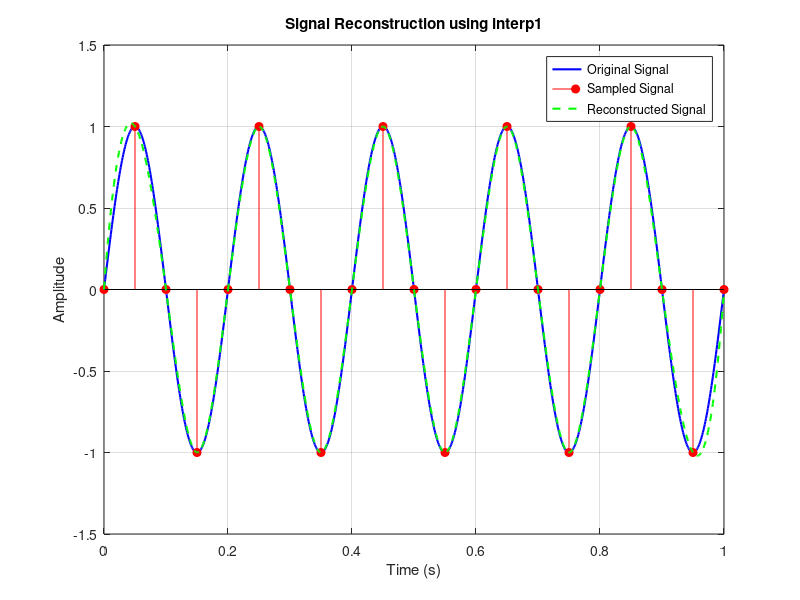

Write the MATLAB code that produced this figure.
clc;
clear;
close all;

% Original continuous signal
f = 5;
t = 0:0.001:1;
x = sin(2*pi*f*t);

% Sampling
Fs = 20;
ts = 0:1/Fs:1;
xs = sin(2*pi*f*ts);

% Reconstruction using interpolation
xr = interp1(ts, xs, t, 'spline');

figure;

plot(t, x, 'b', 'LineWidth', 1.5)
hold on

stem(ts, xs, 'r', 'filled')

plot(t, xr, 'g--', 'LineWidth', 1.5)

legend('Original Signal', 'Sampled Signal', 'Reconstructed Signal')
title('Signal Reconstruction using interp1')
xlabel('Time (s)')
ylabel('Amplitude')
grid on
